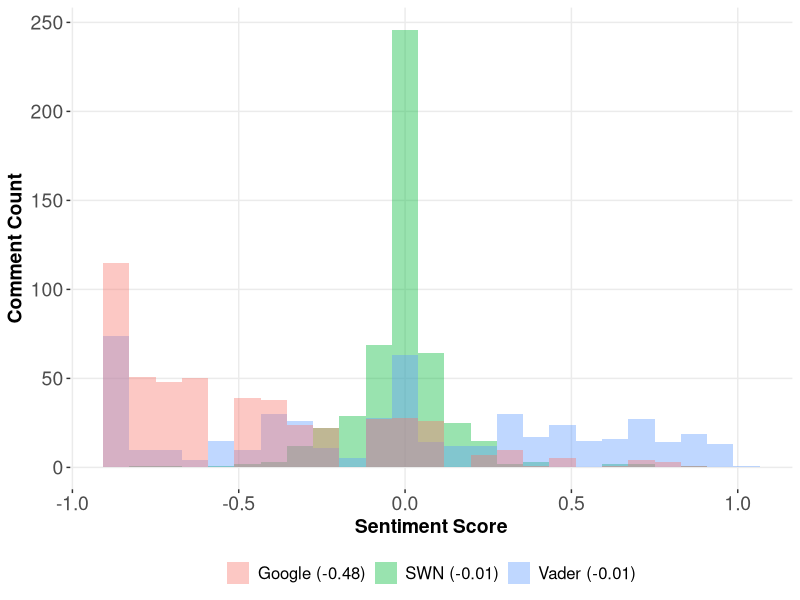
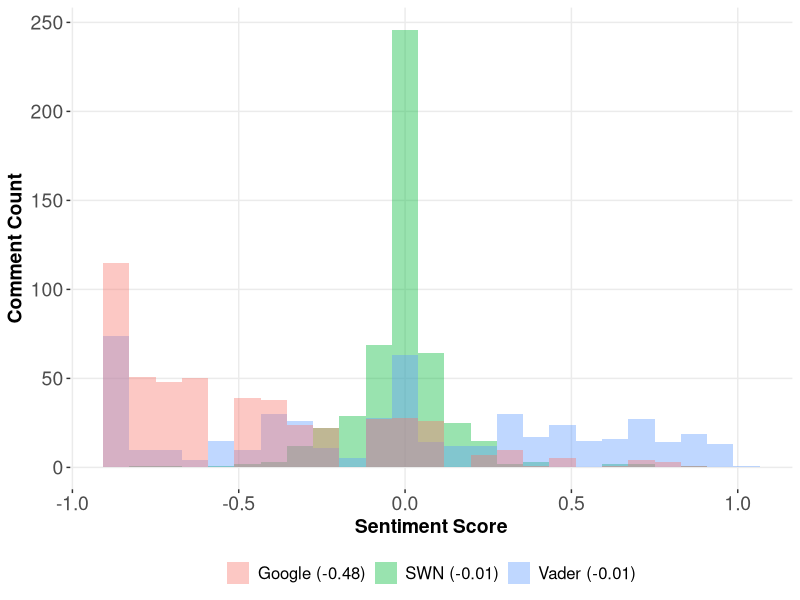

R code for these plots, in order:
# --------------------
# Housekeeping
# --------------------

# Load packages
library(dplyr)
library(ggplot2)

# Setup plot themes
themes <- theme_bw() +
  theme(legend.title=element_blank(),
        legend.position="bottom",
        panel.grid.minor = element_blank(),
        axis.title = element_text(size=14,face="bold"),
        axis.text = element_text(size=14),
        legend.text = element_text(size=12),
        panel.border = element_blank(),
        legend.direction = "horizontal")

# --------------------
# Analysis
# --------------------

# Read data
d1 <- read.csv("./output/swn_analysis.csv",stringsAsFactors = F) %>% select(text=commentText,score) %>% arrange(-score)
d2 <- read.csv("./output/vader_analysis.csv",stringsAsFactors = F) %>% select(text=commentText,score) %>% arrange(-score)
d3 <- read.csv("./output/google_analysis.csv",stringsAsFactors = F) %>% select(text=commentText,score) %>% arrange(-score)

# Rescale SWN data
swn_max <- max(d1$score)
swn_min <- min(d1$score)
swn <- max(swn_max,-swn_min)
d1 <- d1 %>% mutate(score = score / swn * 0.9)

# Plot histograms of all results
ggplot(d1,aes(x=score)) + 
  geom_histogram(data=d1,aes(fill = "SWN (-0.01)"), alpha = 0.4,position="identity",bins=25) +
  geom_histogram(data=d2,aes(fill = "Vader (-0.01)"), alpha = 0.4,position="identity",bins=25) +
  geom_histogram(data=d3,aes(fill = "Google (-0.48)"), alpha = 0.4,position="identity",bins=25) +
  themes + xlab("Sentiment Score") + ylab("Comment Count")

ggsave("./output/histogram.png")
